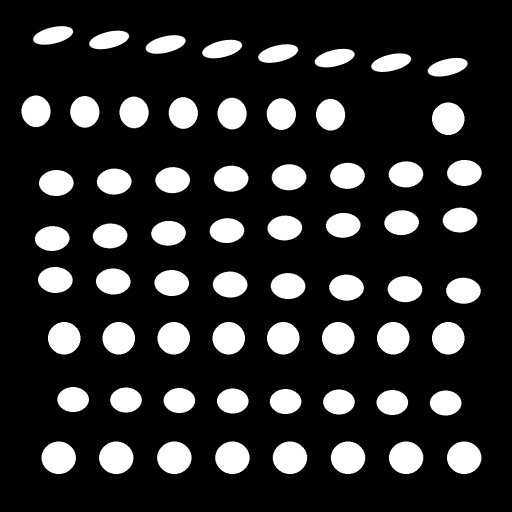
#> input picture sci/png_generator/pattern_distorted_1.png, 1024 x 1024 px (shown at 1/2 size)
$ python main.py
#> lines starting #> are read from the running program, lines starting #| are printed output that depends on the picture; after the words box and inside, x2 and y2 are one past the last pixel; in counts of white or black regions, pixels touching at a corner belong together; long printed decimals are rounded
### sci/png_generator/uv_wrapper.py
from PIL import Image, ImageDraw
import cv2
import numpy as np


class Pattern:

    def __init__(self, background_color=(0, 0, 0), circle_color='#FFFFFF', width=512, height=512, radius=16, number_of_circles_line=8, circle_width=0, margin=128, fpath=None):
        self.background_color = background_color
        self.circle_color = circle_color
        self.width = width
        self.height = height
        self.radius = radius
        self.number_of_circles_line = number_of_circles_line
        self.circle_width = circle_width
        self.margin = margin
        self.fpath = fpath

    def create_control(self, image_name):
        # creating image object with size deterimned by width and height and background color
#> called with image_name = 'control_pattern'
        self.img = Image.new("RGB", (self.width, self.height), self.background_color)
#> self.img: PIL image 1024x1024 RGB; every value is 0
        canvas = ImageDraw.Draw(self.img)

        # adding the circles

        for row in range(0, self.number_of_circles_line):
            for col in range(0, self.number_of_circles_line):
                # center coordinates (x, y)
                x = self.margin + col * (self.width - 2 * self.margin) / (self.number_of_circles_line - 1) - self.radius / 2
                y = self.margin + row * (self.height - 2 * self.margin) / (self.number_of_circles_line - 1) - self.radius / 2
                shape = [(x, y), (x + self.radius, y + self.radius)]
                # draw.circle(Surface, color, pos, radius, width)
                canvas.ellipse(shape, fill=self.circle_color)

        del canvas

        # pixels = self.img.load()  # create the pixel map
        self.fpath = fr'{image_name}.png'
        self.img.save(self.fpath)
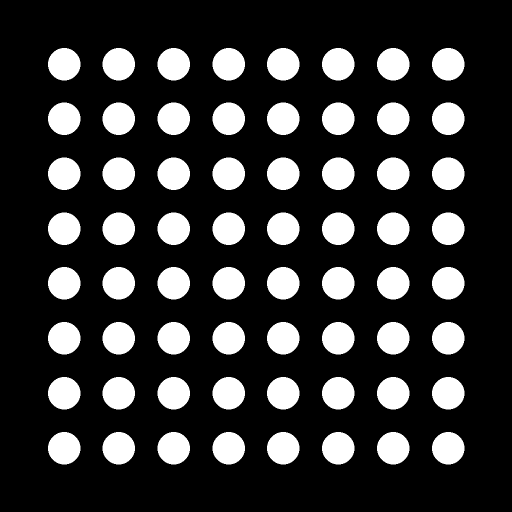
#> saved as control_pattern.png: PIL image 1024x1024 RGB (shown at 1/2 size); 20.2% white; 64 white regions, largest, box (x1, y1, x2, y2) and area: (96, 96, 161, 161) 3305, (205, 96, 270, 161) 3305, (315, 96, 380, 161) 3305
        return self.fpath

    def get_blob_center(self, path):
#> called with path = 'control_pattern.png'
        _image_cv = cv2.imread(path)
        # converting to gray
        gray_image = cv2.cvtColor(_image_cv, cv2.COLOR_BGR2GRAY)
#> gray_image: shape (1024, 1024); 20.2% white; 64 white regions
        # converting to binary
        ret, thresh = cv2.threshold(gray_image, 127, 255, 0)
        # find contours in the binary image
        contours, hierarchy = cv2.findContours(thresh, cv2.RETR_TREE, cv2.CHAIN_APPROX_SIMPLE)
#> contours = 64 contours; largest, box (x1, y1, x2, y2) and area: (864, 864, 929, 929) 3214, (754, 864, 819, 929) 3214, (644, 864, 709, 929) 3214, (534, 864, 599, 929) 3214, (425, 864, 490, 929) 3214
        shape = (2, 0)
        centers = []

        for c in contours:
            # Calculate the moments for each contours
            M = cv2.moments(c)
            cx = int(M["m10"] / M["m00"])
            cy = int(M["m01"] / M["m00"])
            centers.append([cx, cy])
#> this loop made 64 passes
#> (cx, cy) on passes 1 to 12: (896, 896), (786, 896), (676, 896), (566, 896), (457, 896), (347, 896), (237, 896), (128, 896), (896, 786), (786, 786), (676, 786), (566, 786)
#> after the loop, centers = 64 pairs, first value 128 to 896, second value 128 to 896

        centers = np.asarray(centers)
        centers = np.invert(centers)  # 0,0 is on the bottom left and it goes row wise from left to right.
#> centers = 64 pairs, first value -897 to -129, second value -897 to -129

        return centers

    # [9 lines left out: function show, not called in this run]

    def horizontal_da(self, centers):

        k = self.number_of_circles_line
        shape1 = (k * (k - 1), 1)
        shape2 = (k * (k - 2), 1)
        d_counter = 0
        a_counter = 0
        dh = np.zeros(shape=shape1)
        ah = np.zeros(shape=shape2)

        for i in range(k * k):
            # Distances in horizontal line
            if i == 0 or (i + 1) % k != 0:  # Condition first point or not the last point of every row.
                h = np.linalg.norm(centers[i + 1] - centers[i])
                dh[d_counter] = h
                d_counter += 1
            else:
                pass

            if i % k != 0 and (i + 1) % k != 0:  # Condition not the first point and not the last point of every row.
                # Angles
                v1 = centers[i] - centers[i - 1]
                v2 = centers[i + 1] - centers[i]
                v1_norm = v1 / np.linalg.norm(v1)
                v2_norm = v2 / np.linalg.norm(v2)
                dot_p = np.dot(v1_norm, v2_norm)
                if dot_p > 1:
                    dot_p = 1.0
                else:
                    pass
                print(dot_p)
                a = np.arccos(dot_p)
                ah[a_counter] = a
                a_counter += 1
                print(i)

            else:
                pass

        return dh, np.rad2deg(ah)

    def vertical_da(self, centers):

        k = self.number_of_circles_line
        shape1 = (k * (k - 1), 1)
        shape2 = (k * (k - 2), 1)
        d_counter = 0
        a_counter = 0
        dv = np.zeros(shape=shape1)
        av = np.zeros(shape=shape2)

        for c in range(k):  # collumn loop
            for n in range(k):  # element loop
                i = c + k * n
                # vertical distances
                if (n == 0 or n % (k - 1) != 0):  # first point or not the last point on every row
                    v = np.linalg.norm(centers[i + k] - centers[i])

                    dv[d_counter] = v
                    d_counter += 1

                else:
                    pass
                # vertical angles
                if n % k != 0 and (n + 1) % k != 0:  # not the first and not the last point on every row
                    v1 = centers[i] - centers[i - k]
                    v2 = centers[i + k] - centers[i]
                    v1_norm = v1 / np.linalg.norm(v1)
                    v2_norm = v2 / np.linalg.norm(v2)
                    dot_p = np.dot(v1_norm, v2_norm)
                    a = np.arccos(dot_p)
                    print(a)
                    av[a_counter] = a
                    a_counter += 1

        return dv, np.rad2deg(av)

### sci/png_generator/main.py
from uv_wrapper import Pattern
import numpy as np
import pandas as pd
import seaborn as sns
import matplotlib.pyplot as plt

# Create control_pattern.png
check_object = Pattern(height=1024, width=1024, radius=64)  #
path = check_object.create_control("control_pattern")
# Calculate the origins of the blobs with cv moments method
centers_control = check_object.get_blob_center(path)
#> centers_control has the same summary as centers in get_blob_center
# Calculate angles and distances

dh_control,ah_control = check_object.horizontal_da(centers_control)
#> the loop in horizontal_da, `for i in range(k * k):` made 64 passes
#> (h, v1, v2) on passes 4, 5, 7, 12, 13, 15, 20, 21, 23, 28, 29, 31: (109, [110, 0], [109, 0]), (110, [109, 0], [110, 0]), (109, [110, 0], [109, 0]), (109, [110, 0], [109, 0]), (110, [109, 0], [110, 0]), (109, [110, 0], [109, 0]), (109, [110, 0], [109, 0]), (110, [109, 0], [110, 0]), (109, [110, 0], [109, 0]), (109, [110, 0], [109, 0]), (110, [109, 0], [110, 0]), (109, [110, 0], [109, 0])
#> (h, v2) on passes 2, 3, 6, 10, 11, 14: (110, [110, 0]), (110, [110, 0]), (110, [110, 0]), (110, [110, 0]), (110, [110, 0]), (110, [110, 0])
#| 1.0
#| 1.0
#| 1.0
#| 1.0
#| 1.0
#| 1.0
#| 1.0
#| 1.0
#> (further printed lines are left out)
#> after the loop in horizontal_da, `for i in range(k * k):`: a_counter = 48; ah = 48 values from 0 to 0; d_counter = 56; dh = 56 values, max 110 at index 0, min 109 at index 3, mean 109.7
#> dh_control has the same summary as dh in horizontal_da; ah_control = 48 values from 0 to 0
dv_control,av_control = check_object.vertical_da(centers_control)
#> after the loop in vertical_da, `for c in range(k):`: a_counter = 48; av = 48 values from 0 to 0; d_counter = 56; dv has the same summary as dh in horizontal_da
#> dv_control has the same summary as dh in horizontal_da; av_control = 48 values from 0 to 0

centers_distorted = check_object.get_blob_center("pattern_distorted_1.png")
#> call 2 of get_blob_center, with path = 'pattern_distorted_1.png'
#> in get_blob_center, _image_cv is the input picture: shape (1024, 1024, 3); min 0, max 255, mean 43.9
#> in get_blob_center (call 2), `ret, thresh = cv2.threshold(gray_image, 127, 255, 0)`: thresh: shape (1024, 1024); 17.2% white; 64 white regions
#> in get_blob_center (call 2), `contours, hierarchy = cv2.findContours(thresh, cv2.RETR_TREE, cv2.CHAI..`: contours = 64 contours; largest, box (x1, y1, x2, y2) and area: (198, 883, 267, 948) 3408, (83, 883, 152, 948) 3406, (894, 883, 963, 948) 3404, (314, 883, 383, 948) 3402, (778, 883, 847, 948) 3398
#> the loop in get_blob_center (call 2), `for c in contours:` made 64 passes
#> (cx, cy) on passes 1 to 12: (927, 915), (811, 915), (695, 915), (579, 915), (464, 915), (348, 915), (232, 915), (116, 915), (890, 805), (784, 804), (677, 803), (570, 802)
#> after the loop in get_blob_center (call 2), `for c in contours:`: centers = 64 pairs, first value 71 to 928, second value 70 to 915
#> in get_blob_center (call 2), `centers = np.invert(centers)`: centers = 64 pairs, first value -929 to -72, second value -916 to -71
#> centers_distorted has the same summary as centers in get_blob_center

dh_distorted,ah_distorted = check_object.horizontal_da(centers_distorted)
#> the loop in horizontal_da (call 2), `for i in range(k * k):` made 64 passes
#> (h, v1, v2, v1_norm, v2_norm, a) on passes 10, 12, 14, 15: (107, [106, 1], [107, 1], [1, 0.00943], [1, 0.00935], 8.82e-05), (106, [107, 1], [106, 1], [1, 0.00935], [1, 0.00943], 8.82e-05), (107, [106, 1], [107, 1], [1, 0.00943], [1, 0.00935], 8.82e-05), (106, [107, 1], [106, 1], [1, 0.00935], [1, 0.00943], 8.82e-05)
#> (h, v1, v2, v2_norm, a) on passes 4 to 5: (115, [116, 0], [115, 0], [1, 0], 0), (116, [115, 0], [116, 0], [1, 0], 0)
#| 1.0
#| 1.0
#| 1.0
#| 1.0
#| 1.0
#| 1.0
#| 1
#| 1
#> (further printed lines are left out)
dv_distorted,av_distorted = check_object.vertical_da(centers_distorted)


error_distances_horizontal = dh_distorted - dh_control
error_distances_vertical = dv_distorted - dv_control
error_angles_horizontal = ah_distorted -  ah_control
error_angles_vertical = av_distorted - av_control


# Distort control_pattern.png

# Analise the data into pandas

# creating a plot of the centers
df_centers = pd.DataFrame(centers_distorted, columns=["x", "y"])

sns.set_theme()
sns.set_context("paper")
#sns.histplot(data=error_distances_vertical)
sns.histplot(error_distances_horizontal)

# [4 lines of commented-out code are left out]

plt.show()
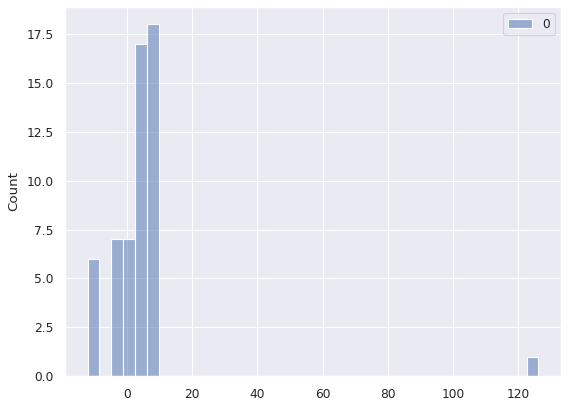
#> figure drawn by matplotlib, 1 panel; tallest bar 18 high, from x = 6.18 to 9.82
